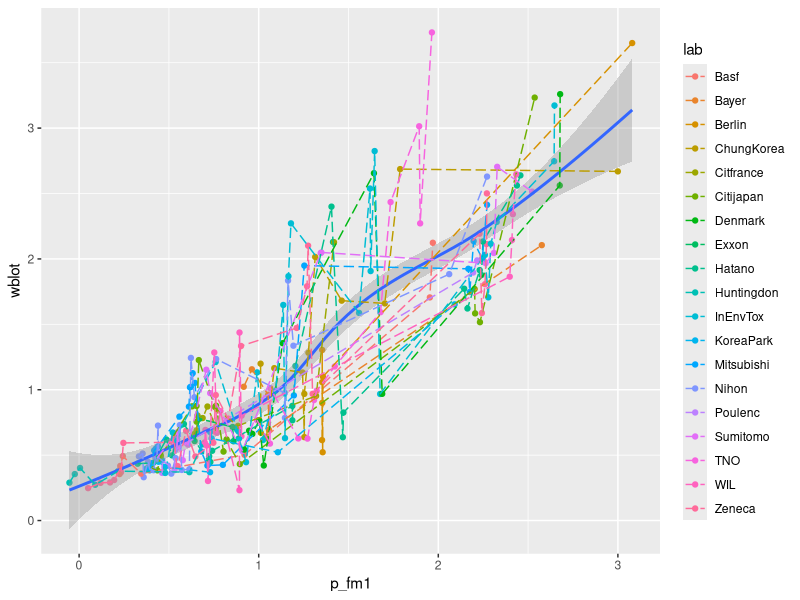
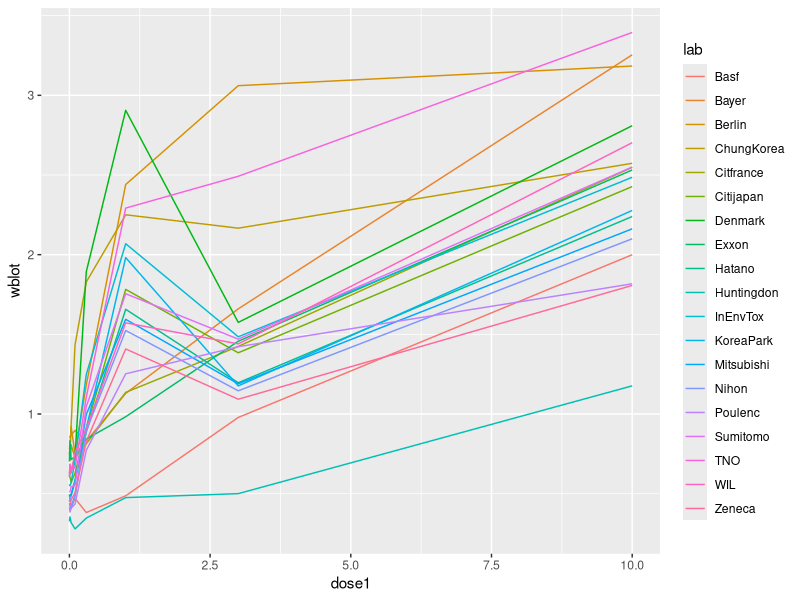
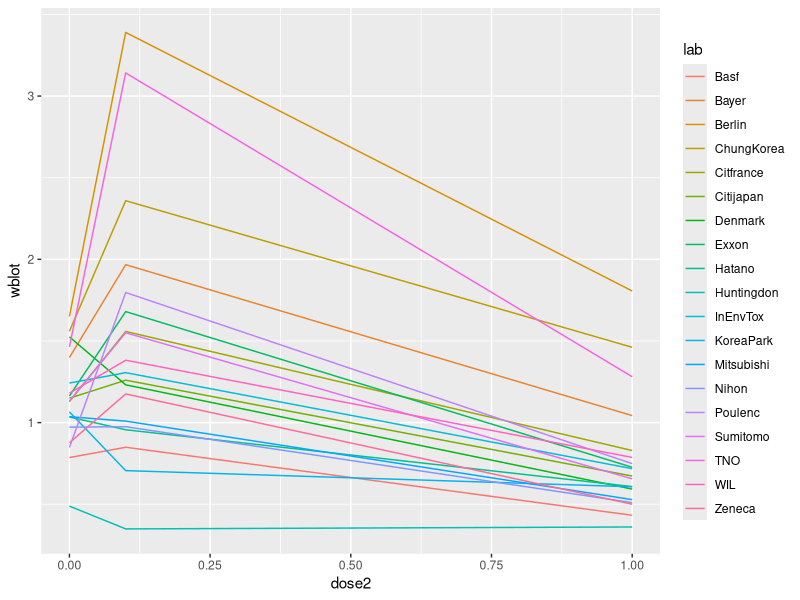
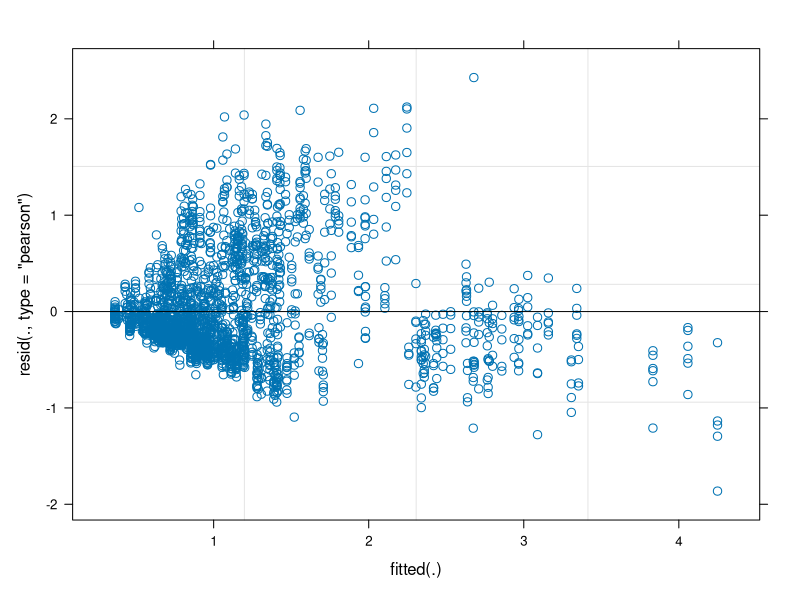
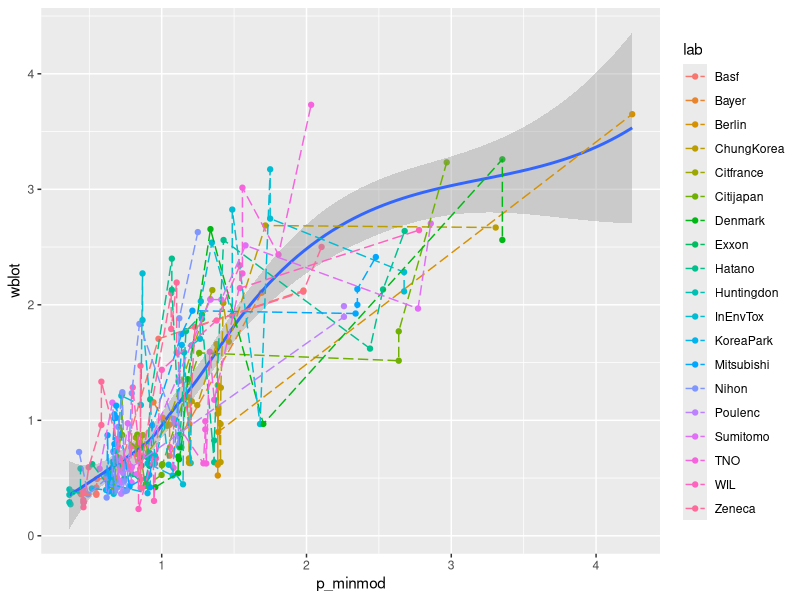

R code for these plots, in order:
## ---- chunk 1
library(dplyr)
library(lme4)
library(ggplot2)

dat <- read.table("case1.txt", header = T, stringsAsFactors = F, na.strings = ".", colClasses=c("character","character","numeric","numeric","numeric","numeric","numeric","numeric"))
dat <-  dat %>% filter(complete.cases(blot)) %>% mutate(wblot = blot/body, wwet = wet/body)
## ---- chunk 2
set.seed(3)
samp <- sample(dim(dat)[1], dim(dat)[1]/10)
test <- dat[samp,]
train <- dat[-samp,]
## ---- chunk 3
fm1 <- lmer(wblot ~ 1 + (proto|lab) + body + poly(dose1,2) + poly(dose2,2), train)
summary(fm1)

p_fm1 <- predict(fm1, test)

ggplot(data = test, aes(p_fm1, wblot)) + geom_point(aes(colour = lab)) + geom_smooth() + geom_line(aes(colour=lab), linetype=5)

## ---- chunk 4
mean_dat <- dat %>% group_by(lab, dose1) %>% summarise(wblot = mean(wblot))
ggplot(data = mean_dat, aes(x = dose1, y = wblot, color = lab)) + geom_line()

mean_dat <- dat %>% group_by(lab, dose2) %>% summarise(wblot = mean(wblot))
ggplot(data = mean_dat, aes(x = dose2, y = wblot, color = lab)) + geom_line()
## ---- chunk 5
#dose response curve
minmod <- lmer(wblot ~ (1 + proto + dose1 + dose2| lab), train) #minimum model
summary(minmod)
plot(minmod)
p_minmod <- predict(minmod, test)
ggplot(data = test, aes(p_minmod, wblot)) + geom_point(aes(colour = lab)) + geom_smooth() + geom_line(aes(colour=lab), linetype=5)
